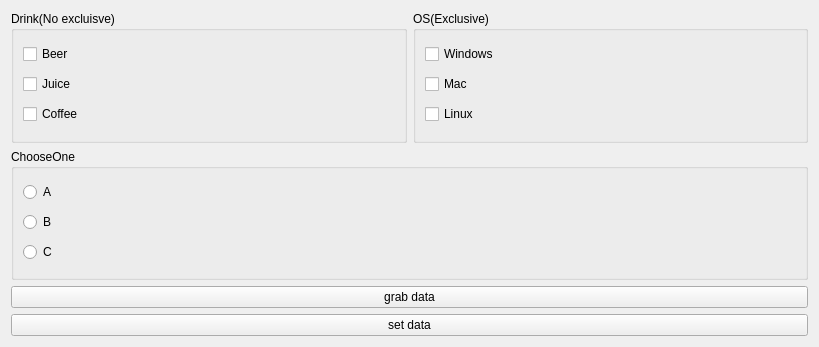
<?xml version="1.0" encoding="UTF-8"?>
<ui version="4.0">
 <class>Widget</class>
 <widget class="QWidget" name="Widget">
  <property name="geometry">
   <rect>
    <x>0</x>
    <y>0</y>
    <width>819</width>
    <height>347</height>
   </rect>
  </property>
  <property name="windowTitle">
   <string>Widget</string>
  </property>
  <layout class="QVBoxLayout" name="verticalLayout_6">
   <item>
    <layout class="QVBoxLayout" name="verticalLayout_5">
     <item>
      <layout class="QHBoxLayout" name="horizontalLayout">
       <item>
        <widget class="QGroupBox" name="groupBox_2">
         <property name="title">
          <string>Drink(No excluisve)</string>
         </property>
         <layout class="QVBoxLayout" name="verticalLayout_2">
          <item>
           <widget class="QCheckBox" name="beerChekBox">
            <property name="text">
             <string>Beer</string>
            </property>
           </widget>
          </item>
          <item>
           <widget class="QCheckBox" name="juiceChekBox">
            <property name="text">
             <string>Juice</string>
            </property>
           </widget>
          </item>
          <item>
           <widget class="QCheckBox" name="coffeeChekBox">
            <property name="text">
             <string>Coffee</string>
            </property>
           </widget>
          </item>
         </layout>
        </widget>
       </item>
       <item>
        <widget class="QGroupBox" name="groupBox">
         <property name="title">
          <string>OS(Exclusive)</string>
         </property>
         <layout class="QVBoxLayout" name="verticalLayout">
          <item>
           <widget class="QCheckBox" name="windowsChekBox">
            <property name="text">
             <string>Windows</string>
            </property>
           </widget>
          </item>
          <item>
           <widget class="QCheckBox" name="macChekBox">
            <property name="text">
             <string>Mac</string>
            </property>
           </widget>
          </item>
          <item>
           <widget class="QCheckBox" name="LinuxChekBox">
            <property name="text">
             <string>Linux</string>
            </property>
           </widget>
          </item>
         </layout>
        </widget>
       </item>
      </layout>
     </item>
     <item>
      <widget class="QGroupBox" name="groupBox_3">
       <property name="title">
        <string>ChooseOne</string>
       </property>
       <layout class="QVBoxLayout" name="verticalLayout_3">
        <item>
         <widget class="QRadioButton" name="AradioButton">
          <property name="text">
           <string>A</string>
          </property>
         </widget>
        </item>
        <item>
         <widget class="QRadioButton" name="BRadioButton">
          <property name="text">
           <string>B</string>
          </property>
         </widget>
        </item>
        <item>
         <widget class="QRadioButton" name="CRadioButton">
          <property name="text">
           <string>C</string>
          </property>
         </widget>
        </item>
       </layout>
      </widget>
     </item>
    </layout>
   </item>
   <item>
    <layout class="QVBoxLayout" name="verticalLayout_4">
     <item>
      <widget class="QPushButton" name="grabData">
       <property name="text">
        <string>grab data</string>
       </property>
      </widget>
     </item>
     <item>
      <widget class="QPushButton" name="setData">
       <property name="text">
        <string>set data</string>
       </property>
      </widget>
     </item>
    </layout>
   </item>
  </layout>
 </widget>
 <resources/>
 <connections/>
</ui>
